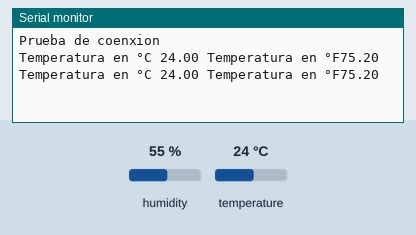
A sketch run on a simulated Arduino Uno, built with avr-gcc and run on an emulated ATmega328P. On the bench: the last lines printed to the serial monitor. The test bench sets the inputs (shaded band); at power-on: temperature 24 °C, humidity 55 %.

Above: at 4.8 s.
4.9 s: temperature set to 12 °C
At 6.9 s:
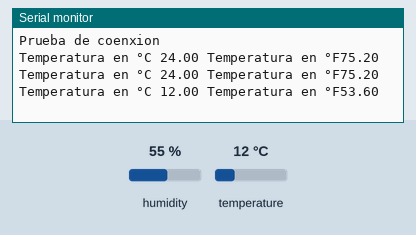
7.9 s: temperature set to 19 °C
At 9.4 s:
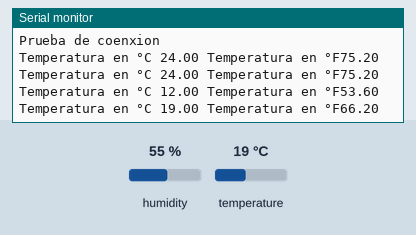
Timing chart, 0 to 10.9 s (numbered marks = the images above; inputs shaded):
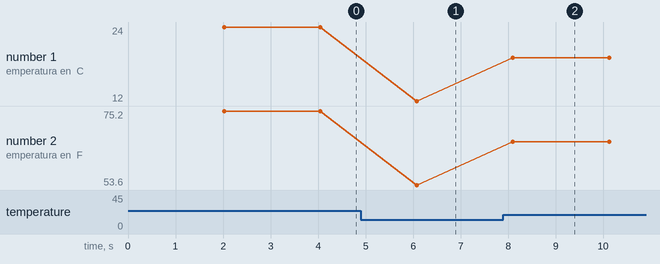

Measured:
- after the input at 4.9 s, the serial monitor: prints a new line after 1.2 s (image 1)
- after the input at 7.9 s, the serial monitor: prints a new line after 0.20 s (image 2)
- plotted number 1: 24 → 12 after the input at 4.9 s, 12 → 19 after the input at 7.9 s
- plotted number 2: 75.2 → 53.6 after the input at 4.9 s, 53.6 → 66.2 after the input at 7.9 s

The sketch:

temperatura.ino
```cpp
//Ivan Baltazar Camacho
//UAM Azcapotzalco
//la libreria DTH.h nos permitira manenjar el sensor DTH11 mas facilmente con funciones ya creadas

 #include "DHT.h"
//Definimos en que pin se recibira la informacion
 #define DHTPIN 13
//definimos el tipo de sensor DTH usaremos
 #define DHTTYPE DHT11

//llamamos la funcion dth y mandamos el tipo de sensor y el pin
 DHT dht(DHTPIN, DHTTYPE);
//en la funcion setup asigaremos la frecuencia con la que se trabajara
// y se llevara acabo una prueba de coneccion del sensor
  void setup() {
  	Serial.begin(115200);
  	Serial.println(F("Prueba de coenxion"));
  	dht.begin();
	}
//en la funcion loop determinaremos que haremos con la lectura de informacion
    void loop() {
//con delay determinaremos cada cunto tiempo se ejecutara
  	delay(2000);
//Recibiremos las señales del sensor
  	float t = dht.readTemperature();
  	float f = dht.readTemperature(true);
//En caso de no recibir alguna de las señales
//se notificara que no hay coneccion
  if ( isnan(t) || isnan(f)) {
    Serial.println(F("No hay conexion"));
    return;
  }
//Mostraremos los niveles de la temperatura

  Serial.print(F("Temperatura en °C "));
  Serial.print(t);
  Serial.print(F(" Temperatura en °F"));
  Serial.println(f);

}
```
